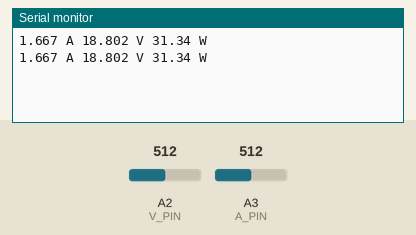
Recording of a sketch running on a simulated Arduino Uno, built with avr-gcc and run on an emulated ATmega328P. Parts: the last lines printed to the serial monitor. The inputs (shaded band) are chosen by the test bench; at power-on: A2 (V_PIN) = 512, A3 (A_PIN) = 512.

Above: at 1.8 s.
1.9 s: A2 (V_PIN) set to 716
At 2.8 s:
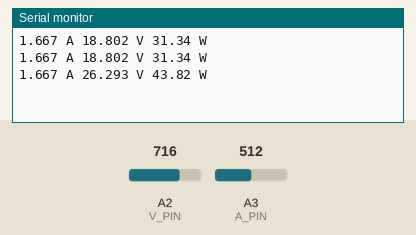
3.4 s: A3 (A_PIN) set to 716
At 4.5 s:
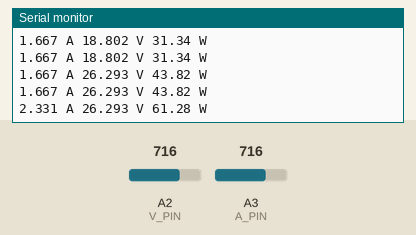
4.9 s: A2 (V_PIN) set to 900
At 5.4 s:
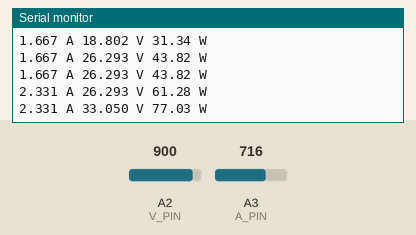
6.4 s: A3 (A_PIN) set to 900
At 7.8 s:
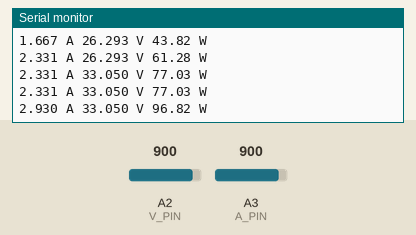
Timing chart, 0 to 8.9 s (numbered marks = the images above; inputs shaded):
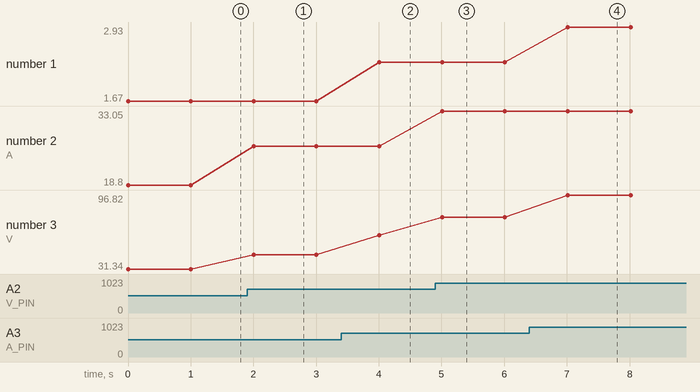

The sketch:

power_monitor.ino
```cpp
//constants for voltage divider measurement.
//const float R1 = 1000000.0;
//const float R2 = 100000.0;
//const float R1 = 1010000.0;
//const float R2 = 99700.0;

const float R1 = 1023000.0;
const float R2 = 99500.0;
const float VREF = 3.33; //V, technically only valid if using external power source, USB power is ~4.83
float readVoltage; //V``
float measuredVoltage; //V
float current; //A
float power; //W

//use serial plotter or serial monitor
//plotter is kind of useless b/c different units, tbh
//maybe use Simulink or something
bool usePlotter = false;

//eqn for current across output pins:
//I = (V*(1k ohm))/(R_s * R_l) where R_s = shunt resistor value and r_l = load resistor value
//however, on default board, R_s = 0.1 ohm and R_l = 10k, so all the resistors cancel out
//I = the voltage reading on the board

//notes (from SparkFun tutorial)
//make sure ground of measurement circuit is connected to ground of INA169 board.
////For solar panel
const int A_PIN = A3;
const int V_PIN = A2;

//const int A_PIN = A1;
//const int V_PIN = A0;

void setup() {
  Serial.begin(9600);
  analogReference(EXTERNAL);
}

float readingToVoltage(float reading){
  return (reading*VREF)/1023;
}

float voltageDivider(float input){
  return (input)*(R1 + R2)/R2;
}

void loop() {
  // put your main code here, to run repeatedly:

  current = readingToVoltage(analogRead(A_PIN));

  //using Serial plotter

Serial.print(current, 3);
 if (!usePlotter){
    Serial.print(" A ");
  } else{
    Serial.print("\t");
  }


  measuredVoltage = voltageDivider(readingToVoltage(analogRead(V_PIN)));
//  measuredVoltage = readingToVoltage(analogRead(V_PIN));

  Serial.print(measuredVoltage, 3);

  if (!usePlotter){
    Serial.print(" V ");
  } else{
    Serial.print("\t");
  }


  power = current*measuredVoltage;

  Serial.print(power);

  if (!usePlotter){
    Serial.println(" W");
  } else{
    Serial.println("");
  }


  delay(1000);

}
```

Measured:
- after the input at 1.9 s, the serial monitor: prints a new line after 0.10 s (image 1)
- after the input at 3.4 s, the serial monitor: prints a new line after 0.61 s (image 2)
- after the input at 4.9 s, the serial monitor: prints a new line after 0.11 s (image 3)
- after the input at 6.4 s, the serial monitor: prints a new line after 0.61 s (image 4)
- plotted number 1: 1.67 → 2.33 after the input at 3.4 s, 2.33 → 2.93 after the input at 6.4 s
- plotted number 2: 18.8 → 26.29 after the input at 1.9 s, 26.29 → 33.05 after the input at 4.9 s
- plotted number 3: 31.34 → 43.82 after the input at 1.9 s, 43.82 → 61.28 after the input at 3.4 s, 61.28 → 77.03 after the input at 4.9 s, 77.03 → 96.82 after the input at 6.4 s
